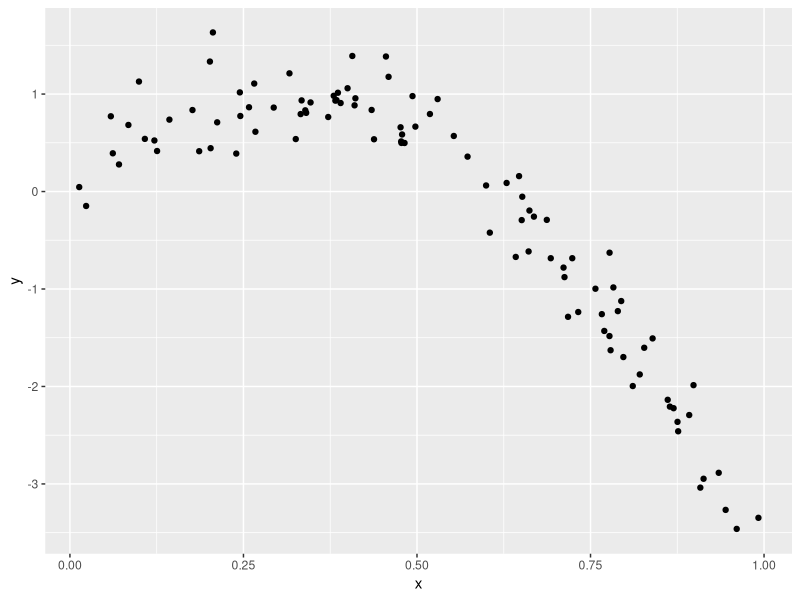
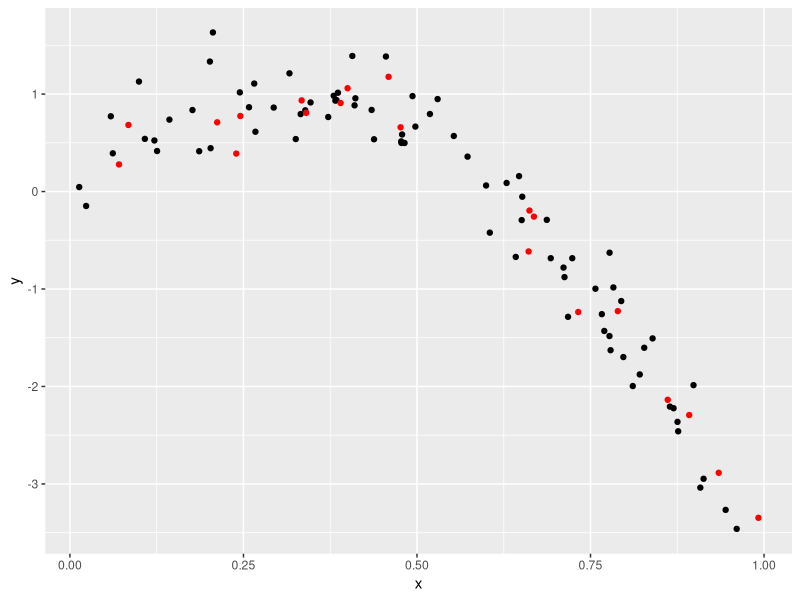
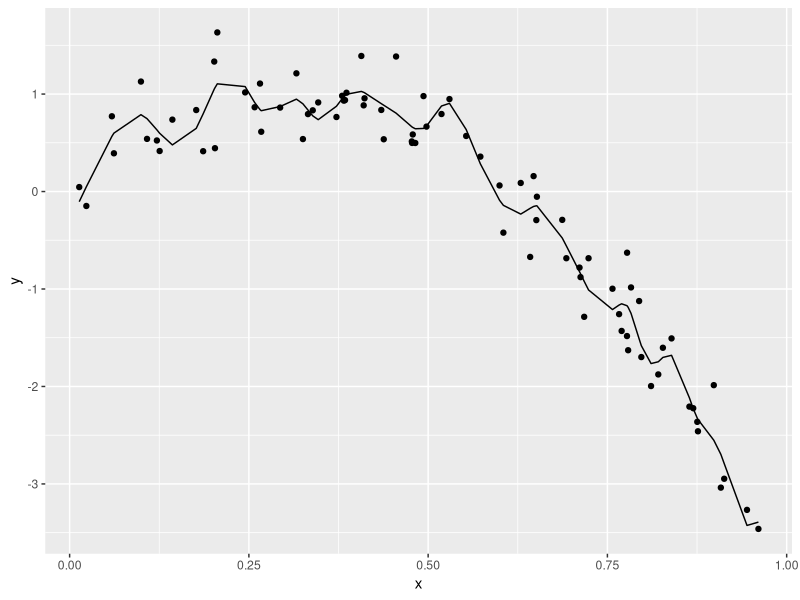
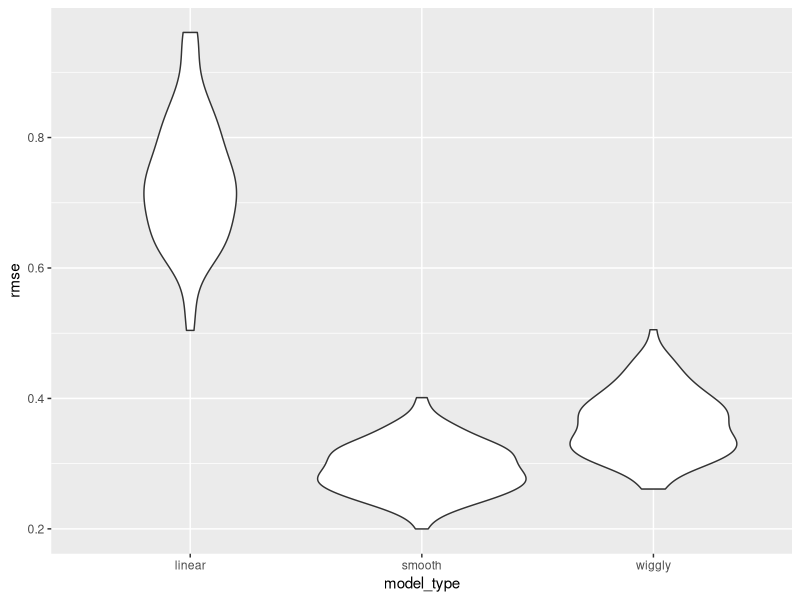

The R script that drew these images, in order:
## ---- chunk 1
library(tidyverse)
library(tidyverse)
library(modelr)
library(mgcv)
set.seed(1)
## ---- chunk 2
nonlin_df = 
  tibble(
    id = 1:100,
    x = runif(100, 0, 1),
    y = 1 - 10 * (x - .3) ^ 2 + rnorm(100, 0, .3)
  )

nonlin_df |> 
  ggplot(aes(x = x, y = y)) + 
  geom_point()
## ---- chunk 3
train_df = sample_n(nonlin_df, 80)
test_df= anti_join(nonlin_df, train_df, by = "id")
## ---- chunk 4
train_df |> 
  ggplot(aes(x=x, y=y)) +
  geom_point() +
  geom_point(data = test_df, color = 'red')
## ---- chunk 5
linear_mod = lm(y ~ x, data = train_df)
smooth_mod = mgcv::gam(y ~ s(x), data = train_df)
wiggly_mod = mgcv::gam(y ~ s(x, k = 30), sp = 10e-6, data = train_df)
## ---- chunk 6
train_df |> 
  modelr::add_predictions(wiggly_mod) |> 
  ggplot(aes(x=x, y=y)) +
  geom_point() +
  geom_line(aes(y = pred))
## ---- chunk 7
rmse(linear_mod, train_df)
rmse(smooth_mod, train_df)
rmse(wiggly_mod, train_df)

#The lower predictive accuary value, the greatest fit 
#wiggly model is a brute force

rmse(linear_mod, test_df)
rmse(smooth_mod, test_df)
rmse(wiggly_mod, test_df)

#Across both rmse tests the smooth_mod is consistently low 
## ---- chunk 8
cv_df = 
  crossv_mc(nonlin_df, 100) 
## ---- chunk 9
cv_df |> pull(train) |> nth(1) |> as_tibble()
## ---- chunk 10
cv_df = 
  nonlin_df |> 
  crossv_mc(n = 100) |> 
  mutate(
    train = map(train, as_tibble),
    test = map(test, as_tibble)
  )

cv_df
## ---- chunk 11
cv_results = 
  cv_df |> 
  mutate(
    linear_fit = map(train, \(df) lm(y ~ x, data = df)),
    smooth_fit = map(train, \(df) mgcv::gam(y ~ s(x), data = df)),
    wiggly_fit = map(train, \(df) mgcv::gam(y ~ s(x, k = 30), sp = 10e-6, data = df))) |> 
  mutate(
    rmse_linear = map2_dbl(linear_fit, test, \(mod, df) rmse(mod, df)),
    rmse_smooth = map2_dbl(smooth_fit, test, \(mod, df) rmse(mod, df)),
    rmse_wiggly = map2_dbl(wiggly_fit, test, \(mod, df) rmse(mod, df))
    )
## ---- chunk 12
cv_results |> 
  select(starts_with("rmse")) |> 
  pivot_longer(
    everything(),
    names_to = "model_type",
    values_to = "rmse",
    names_prefix = "rmse_"
  ) |> 
  group_by(model_type)
## ---- chunk 13
cv_results |> 
  select(starts_with("rmse")) |> 
  pivot_longer(
    everything(),
    names_to = "model_type",
    values_to = "rmse",
    names_prefix = "rmse_"
  ) |> 
  ggplot(aes(x = model_type, y = rmse)) +
  geom_violin()
